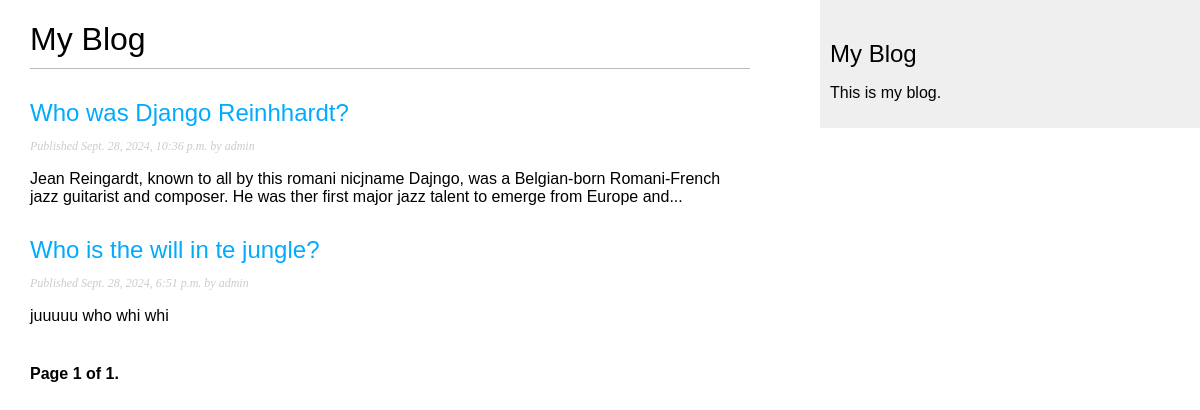
The page /blog/ on the database as committed earlier.
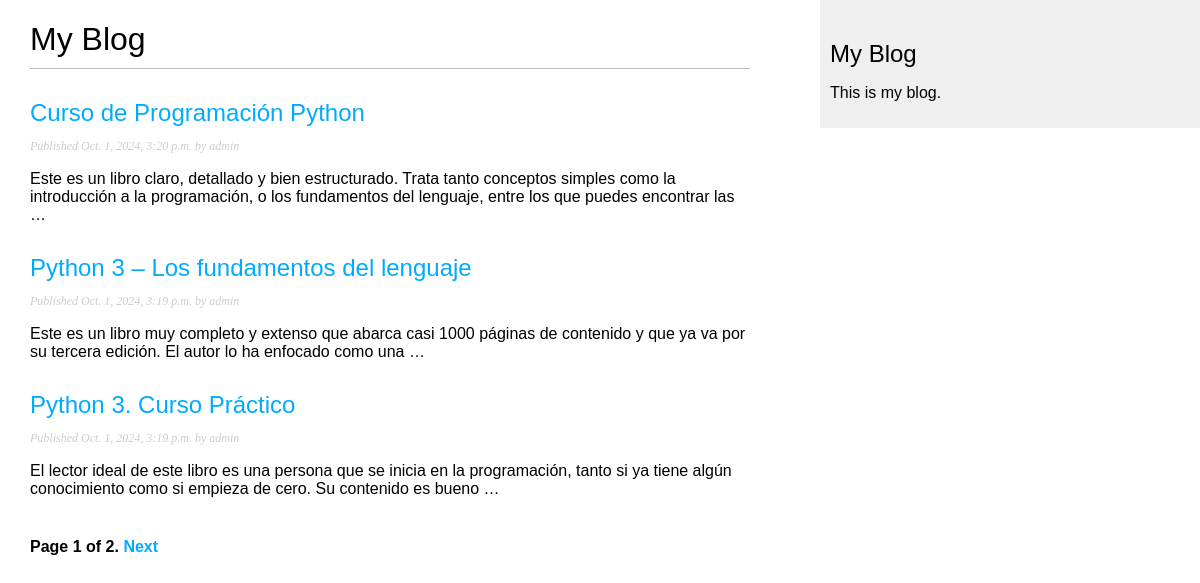
The same page on the database as committed later.
### blog/models.py (models this page shows, shortened)
class Post(models.Model):
    class Status(models.TextChoices):
        DRAFT = 'DF', 'Draft'
        PUBLISHED = 'PB', 'Published'
    title = models.CharField(max_length=250)
    slug = models.SlugField(max_length=250,
                            unique_for_date='publish')
    author = models.ForeignKey(
        settings.AUTH_USER_MODEL,
        on_delete=models.CASCADE,
        related_name='blog_posts'
    )
    body = models.TextField()
    publish = models.DateTimeField(default=timezone.now)
    created = models.DateTimeField(auto_now_add=True)
    updated = models.DateTimeField(auto_now=True)
    status = models.CharField(
        max_length=2,
        choices=Status,
        default=Status.DRAFT
    )
    objects = models.Manager()
    published = PublishedManager()
    class Meta:
        ordering = ['-publish']
        indexes = [
            models.Index(fields=['-publish']),
        ]
    def get_absolute_url(self):
        return reverse(
            'blog:post_detail',
            args=[
                self.publish.year,
                self.publish.month,
                self.publish.day,
                self.slug
            ]
        )

### blog/views.py (the view)
# urls.py: path('', views.PostListView.as_view(), name='post_list'),
class PostListView(ListView):
    queryset = Post.published.all()
    context_object_name = 'posts'
    paginate_by = 3
    template_name = 'blog/post/list.html'

### blog/templates/blog/post/list.html (shortened to what this page needs)
{% extends 'blog/base.html' %}
{% block content %}
<h1>My Blog</h1>
{% for post in posts %}
<h2>
    <a href="{{ post.get_absolute_url }}">
    {{ post.title }}</a>
</h2>
<p class="date">
    Published {{ post.publish }} by {{ post.author }}
</p>
{{ post.body|truncatewords:30|linebreaks }}
{% endfor %}
{% include "pagination.html" with page=page_obj %}
{% endblock %}

### blog/templates/blog/base.html (shortened to what this page needs)
{% load static %}
<!DOCTYPE html>
<html lang="en">
<head>
    <link href="{% static "css/blog.css" %}" rel="stylesheet">
</head>
<body>
    <div id="content">
        {% block content %}
        {% endblock %}
    </div>
    <div id="sidebar">
        <h2>My Blog</h2>
        <p>This is my blog.</p>
    </div>
</body>
</html>

### blog/templates/pagination.html (shortened to what this page needs)
<div class="pagination">
    <span class="step-links">
        <span class="current">
            Page {{ page.number }} of {{ page.paginator.num_pages }}.
        </span>
        {% if page.has_next %}
        <a href="?page={{ page.next_page_number }}">Next</a>
        {% endif %}
    </span>
</div>

### blog/static/css/blog.css (style rules this page uses)
body { margin:0; padding:0; font-family:helvetica, sans-serif; }
a { color:#00abff; text-decoration:none; }
h1 { font-weight:normal; border-bottom:1px solid #bbb; padding:0 0 10px 0; }
h2 { font-weight:normal; margin:30px 0 0; }
#content { float:left; width:60%; padding:0 0 0 30px; }
#sidebar { float:right; width:30%; padding:10px; background:#efefef; height:100%; }
p.date { color:#ccc; font-family: georgia, serif; font-size: 12px; font-style: italic; }
.pagination { margin:40px 0; font-weight:bold; }

Rows that differ between the two databases and show on the page:
no longer on this page (row unchanged): Post: title "Who was Django Reinhhardt?", publish "Sept. 28, 2024, 10:36 p.m.", author "admin", body "Jean Reingardt, known to all by this romani nicjname Dajngo, was a Belgian-born Romani-French jazz guitarist and composer. He was ther first major jazz talent to emerge from Europe and..."
no longer on this page (row unchanged): Post: title "Who is the will in te jungle?", publish "Sept. 28, 2024, 6:51 p.m.", author "admin", body "juuuuu who whi whi"
added Post: title "Curso de Programación Python", publish "Oct. 1, 2024, 3:20 p.m.", author "admin", body "Este es un libro claro, detallado y bien estructurado. Trata tanto conceptos simples como la introducción a la programación, o los fundamentos del lenguaje, entre los que puedes encontrar las …"
added Post: title "Python 3 – Los fundamentos del lenguaje", publish "Oct. 1, 2024, 3:19 p.m.", author "admin", body "Este es un libro muy completo y extenso que abarca casi 1000 páginas de contenido y que ya va por su tercera edición. El autor lo ha enfocado como una …"
added Post: title "Python 3. Curso Práctico", publish "Oct. 1, 2024, 3:19 p.m.", author "admin", body "El lector ideal de este libro es una persona que se inicia en la programación, tanto si ya tiene algún conocimiento como si empieza de cero. Su contenido es bueno …"
Other text that changed with them:
{{ page.paginator.num_pages }}: "1" → "2"
text now shown: "Next"
